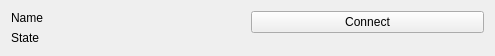
<?xml version="1.0" encoding="UTF-8"?>
<ui version="4.0">
 <class>ServiceEntry</class>
 <widget class="QWidget" name="ServiceEntry">
  <property name="geometry">
   <rect>
    <x>0</x>
    <y>0</y>
    <width>495</width>
    <height>48</height>
   </rect>
  </property>
  <property name="windowTitle">
   <string>Form</string>
  </property>
  <layout class="QHBoxLayout" name="horizontalLayout">
   <item>
    <layout class="QVBoxLayout" name="verticalLayout">
     <property name="sizeConstraint">
      <enum>QLayout::SetMinimumSize</enum>
     </property>
     <item>
      <widget class="QLabel" name="la_Name">
       <property name="sizePolicy">
        <sizepolicy hsizetype="Preferred" vsizetype="Preferred">
         <horstretch>0</horstretch>
         <verstretch>0</verstretch>
        </sizepolicy>
       </property>
       <property name="text">
        <string>Name</string>
       </property>
      </widget>
     </item>
     <item>
      <widget class="QLabel" name="la_State">
       <property name="text">
        <string>State</string>
       </property>
      </widget>
     </item>
     <item>
      <spacer name="verticalSpacer_2">
       <property name="orientation">
        <enum>Qt::Vertical</enum>
       </property>
       <property name="sizeType">
        <enum>QSizePolicy::MinimumExpanding</enum>
       </property>
       <property name="sizeHint" stdset="0">
        <size>
         <width>20</width>
         <height>0</height>
        </size>
       </property>
      </spacer>
     </item>
    </layout>
   </item>
   <item>
    <layout class="QVBoxLayout" name="verticalLayout_2">
     <property name="sizeConstraint">
      <enum>QLayout::SetMinimumSize</enum>
     </property>
     <item>
      <widget class="QPushButton" name="pb_Connect">
       <property name="text">
        <string>Connect</string>
       </property>
      </widget>
     </item>
     <item>
      <spacer name="verticalSpacer_3">
       <property name="orientation">
        <enum>Qt::Vertical</enum>
       </property>
       <property name="sizeType">
        <enum>QSizePolicy::MinimumExpanding</enum>
       </property>
       <property name="sizeHint" stdset="0">
        <size>
         <width>20</width>
         <height>0</height>
        </size>
       </property>
      </spacer>
     </item>
    </layout>
   </item>
  </layout>
 </widget>
 <resources/>
 <connections/>
</ui>
